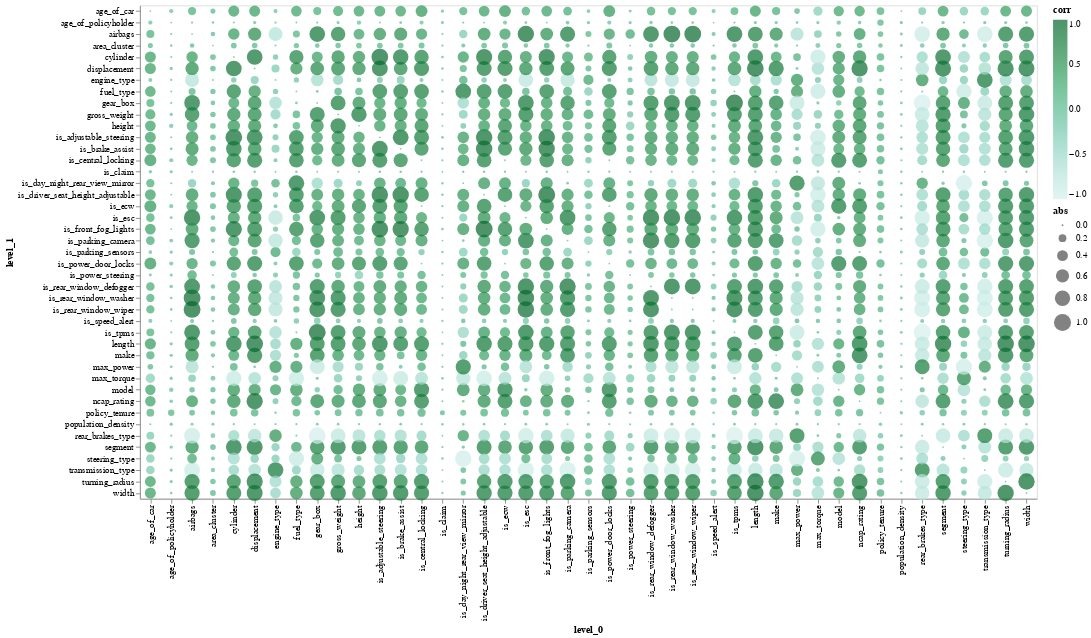

Source (notebook cell):
### Code cell
import altair as alt
alt.Chart(corr_data).mark_circle().encode(
    x='level_0',
    y='level_1',
    size='abs',
    color=alt.Color('corr',
                    scale=alt.Scale(scheme='bluegreen',
                                    domain=(-1, 1)))).properties(
    height=550,
    width=1000)

### Figure 1 — Vega-Lite specification as saved in the notebook (floating-point values rounded to 4 significant figures; data arrays with more than 128 entries replaced by an {"elided": "..."} marker saying what was removed)
{"config": {"view": {"continuousWidth": 400, "continuousHeight": 300}}, "data": {"name": "data-0e67b41943b5811ca53915b653ae6ae9"}, "mark": "circle", "encoding": {"color": {"field": "corr", "scale": {"domain": [-1, 1], "scheme": "bluegreen"}, "type": "quantitative"}, "size": {"field": "abs", "type": "quantitative"}, "x": {"field": "level_0", "type": "nominal"}, "y": {"field": "level_1", "type": "nominal"}}, "height": 550, "width": 1000, "$schema": "https://vega.github.io/schema/vega-lite/v4.17.0.json", "datasets": {"data-0e67b41943b5811ca53915b653ae6ae9": {"elided": "1849 records"}}}
